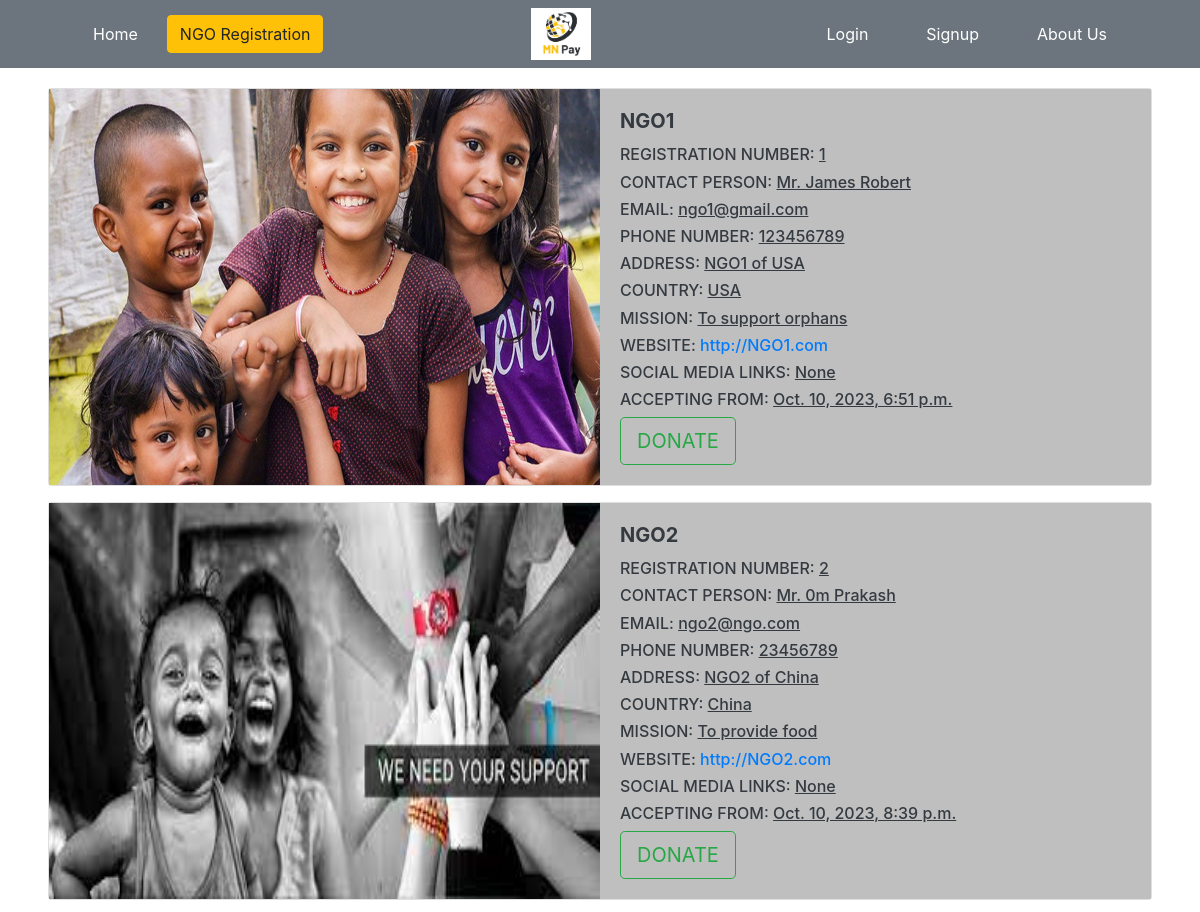
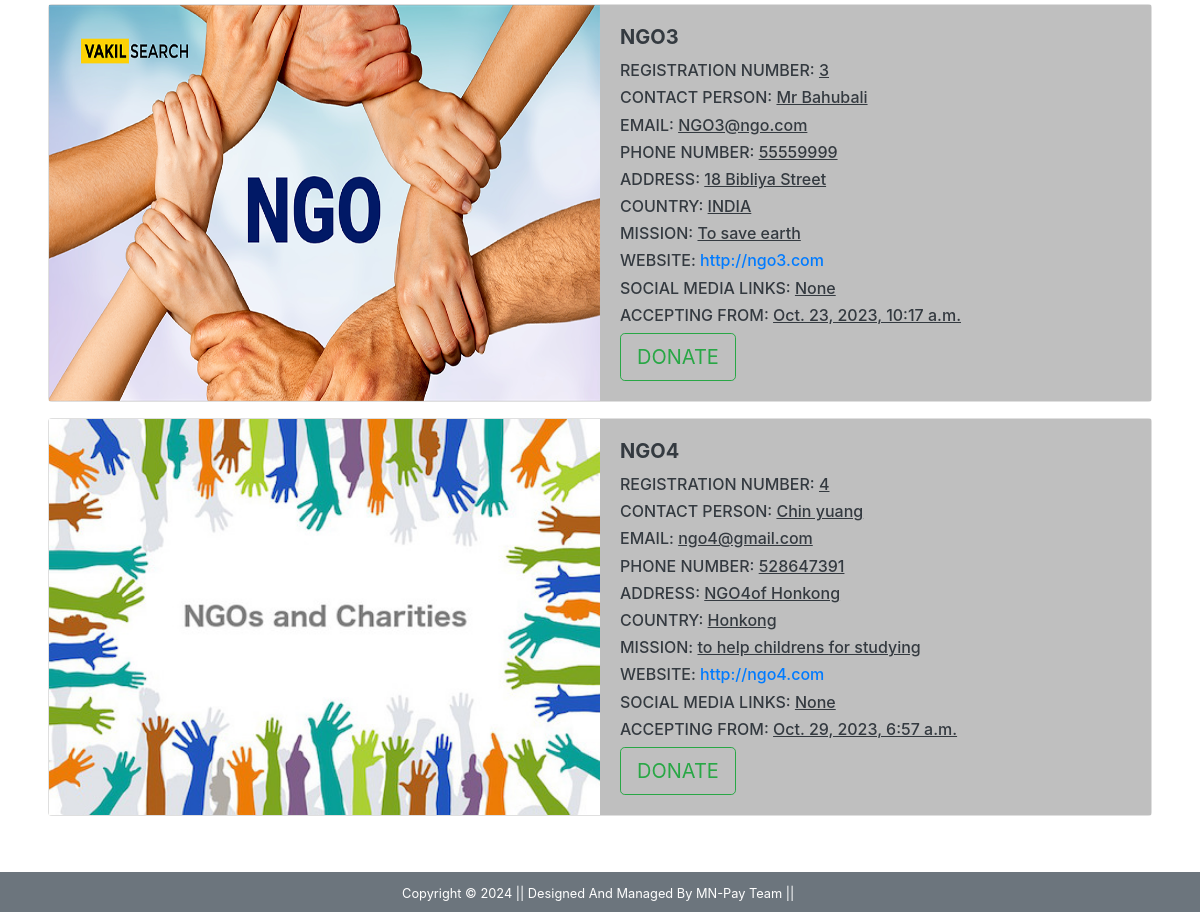
The page / on the database its author committed (2 pictures, top to bottom).
### Donation_Portal/models.py (models this page shows, shortened)
class NGO(models.Model):
    name = models.CharField(max_length=255)
    registration_number = models.CharField(max_length=50)
    contact_person = models.CharField(max_length=100)
    email = models.EmailField()
    phone_number = models.CharField(max_length=15)
    address = models.TextField()
    country = models.CharField(max_length=50)
    mission_statement = models.TextField()
    website = models.URLField(blank=True, null=True)
    bank_account_number = models.CharField(max_length=30)
    social_media_links = models.URLField(blank=True, null=True)
    registration_proof = models.ImageField(upload_to='media/static/images/')
    created_at = models.DateTimeField(auto_now_add=True)

### Donation_Portal/views.py (the view)
# urls.py: 2. Add a URL to urlpatterns:  path('', views.home, name='home')
def home(request):
    all_ngos = NGO.objects.all()
    return render(request, 'home.html',{'ngos': all_ngos}) #{'navbar':'home'}

### Donation_Portal/templates/home.html (shortened to what this page needs)
{% extends "base.html" %}
{% load static %}
{% block content %}
<div class = "text-justify text-dark ml-0 mr-0">
    {% for n in ngos  %}
        <div class="card w-100 h-10 flex-row mt-3">
            <img src="{{n.registration_proof.url}}" class="img-fluid w-50"  alt="...">
            <div class="card-body" style="background-color: #bfbfbf;">
                <h5 class="card-title"><strong>{{n.name}}</strong></h5>
                <p class="h6">REGISTRATION NUMBER: <u>{{n.registration_number}}</u></p>
                <p class="h6">CONTACT PERSON:      <u>{{n.contact_person}}</u></p>
                <p class="h6">EMAIL:               <u>{{n.email}}</u></p>
                <p class="h6">PHONE NUMBER:        <u>{{n.phone_number}}</u></p>
                <p class="h6">ADDRESS:             <u>{{n.address}}</u></p>
                <p class="h6">COUNTRY:             <u>{{n.country}}</u></p>
                <p class="h6">MISSION:             <u>{{n.mission_statement}}</u></p>
                <p class="h6 ">WEBSITE:             <a href="#" class="link-body-emphasis link-offset-2 link-underline-opacity-25 link-underline-opacity-75-hover">{{n.website}}</a></p>
                <p class="h6">SOCIAL MEDIA LINKS:  <u>{{n.social_media_links}}</u></p>
                <p class="h6">ACCEPTING FROM:      <u>{{n.created_at}}</u></p>
                <a href="{% url 'portal' %}?ngo_id={{ n.id }}&country={{ n.country }}" class="btn btn-outline-success btn-lg">DONATE</a>
            </div>
        </div>
    {% endfor %}
</div>
{% endblock content %}

### Donation_Portal/templates/base.html (shortened to what this page needs)
{% load static %}
<!DOCTYPE html>
<html lang="en">
<head>
    <link rel="stylesheet" href="{% static 'main.css' %}" type="text/css">
    <link rel="stylesheet" href="https://cdn.jsdelivr.net/npm/bootstrap@4.4.1/dist/css/bootstrap.min.css">
</head>
<body>
<nav class="navbar navbar-expand-lg navbar-dark bg-secondary">
  <ul class="navbar-nav mr-auto ml-5">
    <li class="nav-item active ml-2 mr-2"><a class="btn btn-secondary ml-2 mr-2" href="/">Home</a></li>
    <a  href="{% url 'NGO_Registration' %}" class="btn btn-warning">NGO Registration</a>
  </ul>
  <img src="{% static 'images\logo.jpg' %}" alt="Your Logo" class="logo" align="center" width="60" hieght = "60">
  <ul class="navbar-nav mr-5 ml-auto">
  {% if request.user.is_authenticated %}
       <div class="dropdown">
        <button class="btn btn-warning dropdown-toggle ml-2 mr-2" type="button" id="dropdownMenuButton" data-toggle="dropdown" aria-haspopup="true" aria-expanded="false">
          {{request.user.username|capfirst}}
        </button>
        <div class="dropdown-menu" aria-labelledby="profileDropdown">
          <a class="dropdown-item" href="{% url 'profile' %}">Profile</a>
          <a class="dropdown-item" href="{% url 'transaction' %}">Transactions</a>
          <a class="dropdown-item" href="{% url 'logout' %}">Logout</a>
        </div>
      </div>
  {% else %}
     <li class="nav-item mx-2 ml-2 mr-2">
      <a href="{% url 'login' %}" class="btn btn-secondary ml-2 mr-2">Login</a>
     </li>
     <li class="nav-item mx-2 ml-2 mr-2">
      <a href="{% url 'signup' %}" class="btn btn-secondary ml-2 mr-2">Signup</a>
     </li>
  {% endif %}
  <li class="nav-item active ml-2 mr-2"><a class="btn btn-secondary ml-2 mr-2" href="#">About Us</a></li>
  </ul>
</nav>
<div class="" style="background-color: #ffffff;">
  <div class="ml-5 mr-5 pt-1 pb-2" >
    {% block content %}{% endblock %}
  </div>
</div>
<footer class="container-fluid bg-secondary text-center p-2 mt-5">
      <small class="text-white">Copyright &copy; 2024 || Designed And Managed By MN-Pay Team || </small>
</footer>
</body>
</html>

### rows shown on the page
NGO: registration_proof (picture), name "NGO1", registration_number "1", contact_person "Mr. James Robert", email "ngo1@gmail.com", phone_number "123456789", address "NGO1 of USA", country "USA", mission_statement "To support orphans", website "http://NGO1.com", social_media_links "None", created_at "Oct. 10, 2023, 6:51 p.m."
NGO: registration_proof (picture), name "NGO2", registration_number "2", contact_person "Mr. 0m Prakash", email "ngo2@ngo.com", phone_number "23456789", address "NGO2 of China", country "China", mission_statement "To provide food", website "http://NGO2.com", social_media_links "None", created_at "Oct. 10, 2023, 8:39 p.m."
NGO: registration_proof (picture), name "NGO3", registration_number "3", contact_person "Mr Bahubali", email "NGO3@ngo.com", phone_number "55559999", address "18 Bibliya Street", country "INDIA", mission_statement "To save earth", website "http://ngo3.com", social_media_links "None", created_at "Oct. 23, 2023, 10:17 a.m."
NGO: registration_proof (picture), name "NGO4", registration_number "4", contact_person "Chin yuang", email "ngo4@gmail.com", phone_number "528647391", address "NGO4of Honkong", country "Honkong", mission_statement "to help childrens for studying", website "http://ngo4.com", social_media_links "None", created_at "Oct. 29, 2023, 6:57 a.m."
